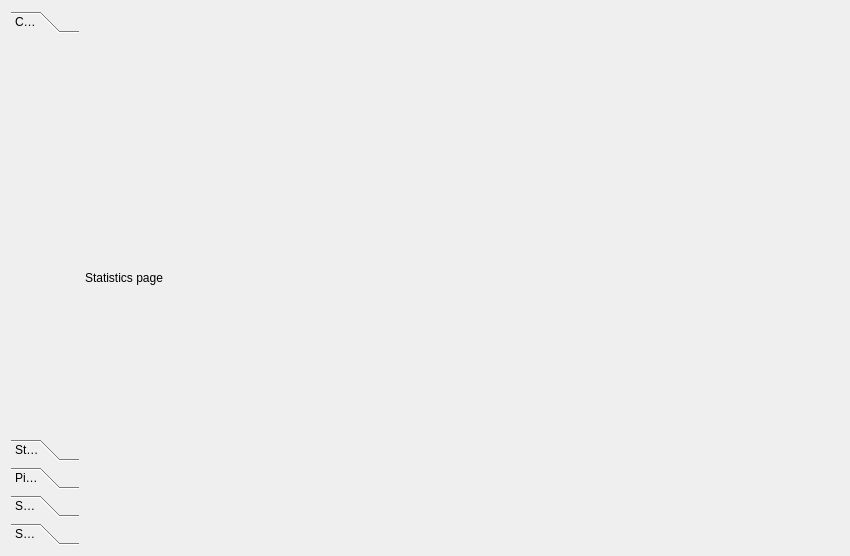
<?xml version="1.0" encoding="UTF-8"?>
<ui version="4.0">
 <class>DiaryMainMenuWidget</class>
 <widget class="QWidget" name="DiaryMainMenuWidget">
  <property name="geometry">
   <rect>
    <x>0</x>
    <y>0</y>
    <width>850</width>
    <height>556</height>
   </rect>
  </property>
  <property name="windowTitle">
   <string>DiaryMainMenuWidget</string>
  </property>
  <layout class="QHBoxLayout" name="horizontalLayout">
   <item>
    <widget class="QToolBox" name="toolBox">
     <property name="sizePolicy">
      <sizepolicy hsizetype="Fixed" vsizetype="Expanding">
       <horstretch>0</horstretch>
       <verstretch>0</verstretch>
      </sizepolicy>
     </property>
     <property name="currentIndex">
      <number>0</number>
     </property>
     <widget class="QWidget" name="toolBoxPageCalendar">
      <property name="geometry">
       <rect>
        <x>0</x>
        <y>0</y>
        <width>70</width>
        <height>383</height>
       </rect>
      </property>
      <attribute name="label">
       <string>Calendar</string>
      </attribute>
     </widget>
     <widget class="QWidget" name="toolBoxPageStatistics">
      <property name="geometry">
       <rect>
        <x>0</x>
        <y>0</y>
        <width>98</width>
        <height>28</height>
       </rect>
      </property>
      <attribute name="label">
       <string>Statistics</string>
      </attribute>
     </widget>
     <widget class="QWidget" name="toolBoxPagePixels">
      <property name="geometry">
       <rect>
        <x>0</x>
        <y>0</y>
        <width>98</width>
        <height>28</height>
       </rect>
      </property>
      <attribute name="label">
       <string>Pixels</string>
      </attribute>
     </widget>
     <widget class="QWidget" name="toolBoxPageSearch">
      <property name="geometry">
       <rect>
        <x>0</x>
        <y>0</y>
        <width>98</width>
        <height>28</height>
       </rect>
      </property>
      <attribute name="label">
       <string>Search</string>
      </attribute>
     </widget>
     <widget class="QWidget" name="toolBoxPageSettings">
      <property name="geometry">
       <rect>
        <x>0</x>
        <y>0</y>
        <width>98</width>
        <height>28</height>
       </rect>
      </property>
      <attribute name="label">
       <string>Settings</string>
      </attribute>
     </widget>
    </widget>
   </item>
   <item>
    <widget class="QStackedWidget" name="stackedWidget">
     <property name="sizePolicy">
      <sizepolicy hsizetype="Expanding" vsizetype="Expanding">
       <horstretch>0</horstretch>
       <verstretch>0</verstretch>
      </sizepolicy>
     </property>
     <property name="currentIndex">
      <number>1</number>
     </property>
     <widget class="QWidget" name="pageCalendar">
      <layout class="QGridLayout" name="gridLayout_4">
       <property name="leftMargin">
        <number>0</number>
       </property>
       <property name="topMargin">
        <number>0</number>
       </property>
       <property name="rightMargin">
        <number>0</number>
       </property>
       <property name="bottomMargin">
        <number>0</number>
       </property>
       <item row="0" column="0">
        <widget class="QLabel" name="label_4">
         <property name="text">
          <string>Calendar page</string>
         </property>
        </widget>
       </item>
      </layout>
     </widget>
     <widget class="QWidget" name="pageStatistics">
      <layout class="QGridLayout" name="gridLayout_5">
       <property name="leftMargin">
        <number>0</number>
       </property>
       <property name="topMargin">
        <number>0</number>
       </property>
       <property name="rightMargin">
        <number>0</number>
       </property>
       <property name="bottomMargin">
        <number>0</number>
       </property>
       <item row="0" column="0">
        <widget class="QLabel" name="label_5">
         <property name="text">
          <string>Statistics page</string>
         </property>
        </widget>
       </item>
      </layout>
     </widget>
     <widget class="QWidget" name="pagePixels">
      <layout class="QGridLayout" name="gridLayout_6">
       <property name="leftMargin">
        <number>0</number>
       </property>
       <property name="topMargin">
        <number>0</number>
       </property>
       <property name="rightMargin">
        <number>0</number>
       </property>
       <property name="bottomMargin">
        <number>0</number>
       </property>
       <item row="0" column="0">
        <widget class="QLabel" name="label_6">
         <property name="text">
          <string>Pixels page</string>
         </property>
        </widget>
       </item>
      </layout>
     </widget>
     <widget class="QWidget" name="pageSearch">
      <layout class="QGridLayout" name="gridLayout_7">
       <property name="leftMargin">
        <number>0</number>
       </property>
       <property name="topMargin">
        <number>0</number>
       </property>
       <property name="rightMargin">
        <number>0</number>
       </property>
       <property name="bottomMargin">
        <number>0</number>
       </property>
       <item row="0" column="0">
        <widget class="QLabel" name="label_7">
         <property name="text">
          <string>Search Page</string>
         </property>
        </widget>
       </item>
      </layout>
     </widget>
     <widget class="QWidget" name="pageSettings">
      <layout class="QGridLayout" name="gridLayout_8">
       <property name="leftMargin">
        <number>0</number>
       </property>
       <property name="topMargin">
        <number>0</number>
       </property>
       <property name="rightMargin">
        <number>0</number>
       </property>
       <property name="bottomMargin">
        <number>0</number>
       </property>
       <item row="0" column="0">
        <widget class="QLabel" name="label_8">
         <property name="text">
          <string>Settings page</string>
         </property>
        </widget>
       </item>
      </layout>
     </widget>
    </widget>
   </item>
  </layout>
 </widget>
 <resources/>
 <connections/>
</ui>
